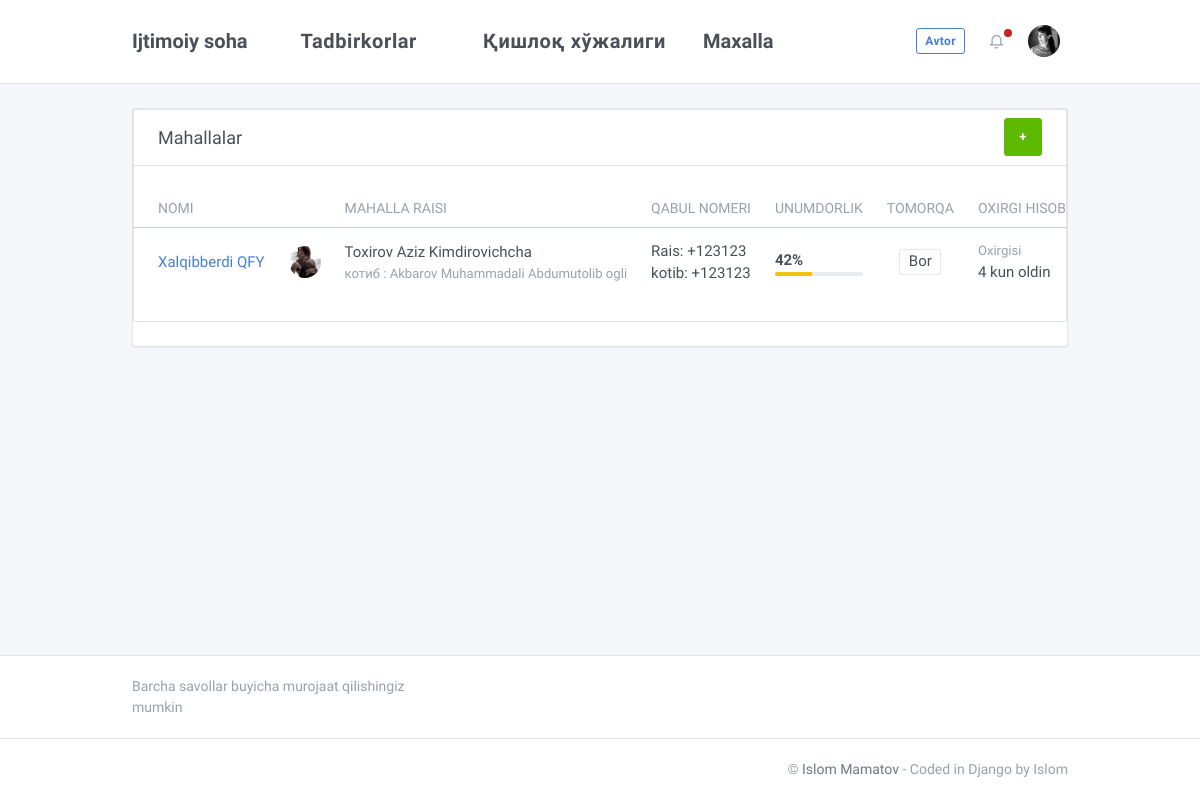
Screenshot of /mahalla/ with the database file from the repository.
### app/models.py (models this page shows)
class Mahalla(models.Model):
    post_code = models.CharField(max_length=6)
    name = models.CharField(max_length=255)
    rais = models.OneToOneField(User_info, on_delete=models.CASCADE, blank=True, null=True, related_name='mahalla_boss')
    secretary = models.OneToOneField(User_info, on_delete=models.CASCADE, blank=True, null=True, related_name='mahalla_kotiba')
    area = models.IntegerField()

class User_info(models.Model):
    first_name = models.CharField(max_length=50)
    last_name = models.CharField(max_length=50)
    second_name = models.CharField(max_length=50)
    photo = models.ImageField(upload_to='avatars/',  default='core/static/assets/images/user.png')
    birth_date = models.DateField()
    sex = models.CharField(max_length=5)
    passport_data = models.CharField(max_length=9)
    inn = models.CharField(max_length=10, null=True)
    marital_status = models.CharField(max_length=10)  # TODO Choose bo'lishi kerak
    actual_address = models.CharField(max_length=50, default=None)
    passport_address = models.CharField(max_length=50)
    work_status = models.CharField(max_length=50)
    education = models.CharField(max_length=50, blank=True, null=True)
    law_status = models.BooleanField()
    mobile_phone = models.CharField(max_length=14)
    home_phone = models.CharField(max_length=14, null=True, blank=True)
    work_phone = models.CharField(max_length=14, null=True, blank=True)
    mahalla = models.ForeignKey("Mahalla", on_delete=models.PROTECT)
    def __str__(self):
        return f"{self.last_name} {self.first_name} {self.second_name}"

### app/views.py (the view, shortened to what this page needs)
# urls.py: path('mahalla/', Mahalla_view.as_view(), name='mahalla'),
class Mahalla_view(View):
    def get(self, request):
        content = {
            'mahallalar': Mahalla.objects.all(),
            'form': MahallaForm()
        }
        return render(request, 'templatesMe/mahalla.html', content)

### core/templates/templatesMe/mahalla.html (shortened to what this page needs)
{% extends "layouts/base.html" %}
{% load crispy_forms_tags %}
{% load static %}
{% block content %}
    <div class="container ">
        <div class="row row-cards row-deck my-5">
            <div class="col-12">
                <div class="card">
                    <div class="card">
                        <div class="card-header d-flex justify-content-between">
                            <h3 class="card-title">Mahallalar</h3>
                            <button data-toggle="modal" data-target="#exampleModal"
                                    class="h3 btn btn-success m-0 text-white font-weight-bold ">+
                            </button>
                        </div>
                        <div class="card-body" style="padding-left: 0 !important;padding-right: 0 !important;">
                            <div class="table-responsive">
                                <table class="table table-hover table-outline table-vcenter text-nowrap card-table">
                                    <thead>
                                    <tr>
                                        <th>Nomi</th>
                                        <th class="text-center w-1"></th>
                                        <th>Mahalla raisi</th>
                                        <th>Qabul nomeri</th>
                                        <th>Unumdorlik</th>
                                        <th class="text-center">Tomorqa</th>
                                        <th>Oxirgi hisobot</th>
                                    </tr>
                                    </thead>
                                    <tbody>
                                    {% for mah in mahallalar %}
                                        <tr>
                                            <td><a href="{% url 'update_mahalla' mah.id %}">{{ mah.name }}</a></td>
                                            <td class="text-center">
                                                <div class="avatar d-block"
                                                     style="background-image: url('{{ mah.rais.photo.url }}')">
                                                </div>
                                            </td>
                                            <td>
                                                <div>{{ mah.rais.first_name }} {{ mah.rais.last_name }} {{ mah.rais.second_name }}</div>
                                                <div class="small text-muted">
                                                    котиб
                                                    : {{ mah.secretary.first_name }} {{ mah.secretary.last_name }} {{ mah.secretary.second_name }}
                                                </div>
                                            </td>
                                            <td>Rais: {{ mah.rais.mobile_phone }} <br>
                                                kotib: {{ mah.secretary.mobile_phone }}
                                            </td>
                                            <td>
                                                <div class="clearfix">
                                                    <div class="float-left">
                                                        <strong>42%</strong>
                                                    </div>
                                                </div>
                                                <div class="progress progress-xs">
                                                    <div class="progress-bar bg-yellow" role="progressbar"
                                                         style="width: 42%"
                                                         aria-valuenow="42" aria-valuemin="0" aria-valuemax="100"></div>
                                                </div>
                                            </td>
                                            <td class="text-center">
                                                <i class="payment">Bor</i>
                                            </td>
                                            <td>
                                                <div class="small text-muted">Oxirgisi</div>
                                                <div>4 kun oldin</div>
                                            </td>
                                        </tr>
                                    {% endfor %}
                                    </tbody>
                                </table>
                            </div>
                        </div>
                    </div>
                </div>
            </div>
        </div>
    </div>
{% endblock content %}

### rows the page displays
Mahalla: name "Xalqibberdi QFY", rais.photo (picture), rais.first_name "Toxirov", rais.last_name "Aziz", rais.second_name "Kimdirovichcha", secretary.first_name "Akbarov", secretary.last_name "Muhammadali", secretary.second_name "Abdumutolib ogli", rais.mobile_phone "+123123", secretary.mobile_phone "+123123"
